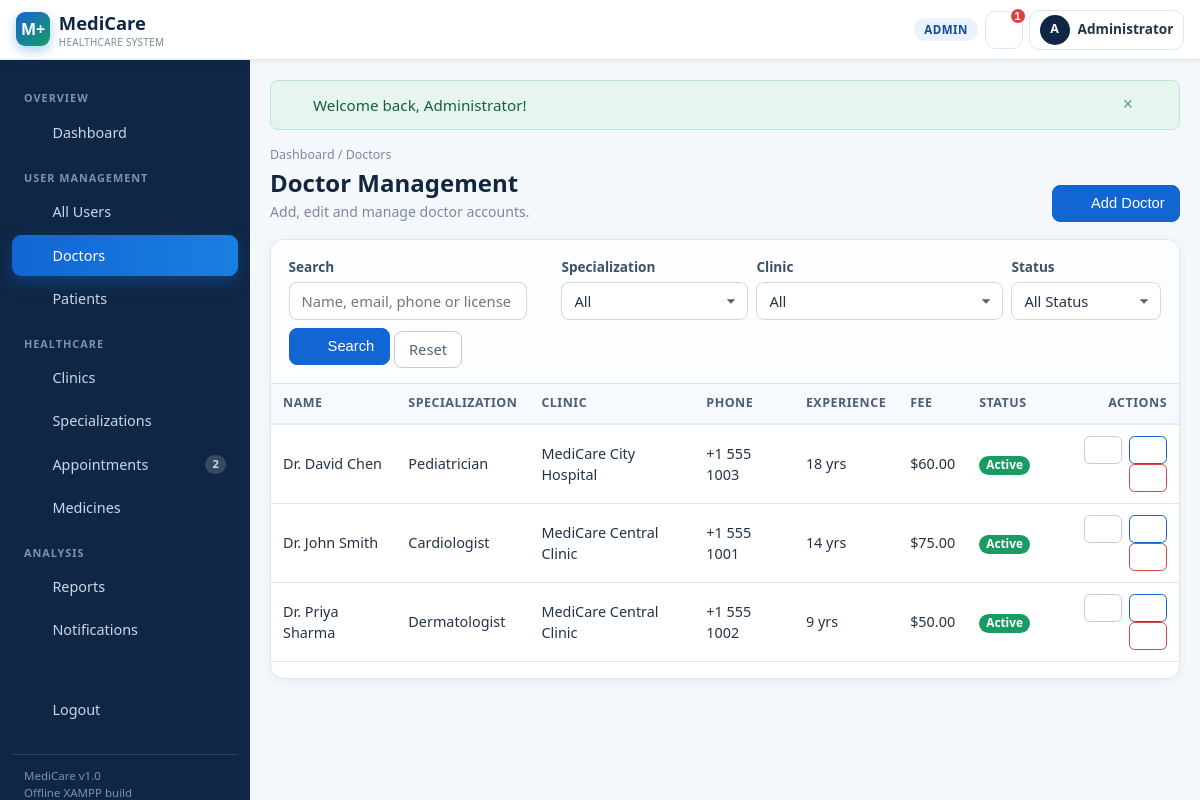
Page /admin/doctors.php (signed in) on the committed database.
### tables this page shows
CREATE TABLE `doctors` (
    `id`                INT UNSIGNED NOT NULL AUTO_INCREMENT,
    `user_id`           INT UNSIGNED NOT NULL,
    `clinic_id`         INT UNSIGNED DEFAULT NULL,
    `specialization_id` INT UNSIGNED DEFAULT NULL,
    `first_name`        VARCHAR(60) NOT NULL,
    `last_name`         VARCHAR(60) NOT NULL,
    `gender`            ENUM('Male','Female','Other') NOT NULL DEFAULT 'Male',
    `date_of_birth`     DATE DEFAULT NULL,
    `phone`             VARCHAR(20) NOT NULL,
    `qualification`     VARCHAR(120) DEFAULT NULL,
    `license_number`    VARCHAR(50)  NOT NULL,
    `experience_years`  TINYINT UNSIGNED NOT NULL DEFAULT 0,
    `consultation_fee`  DECIMAL(10,2) NOT NULL DEFAULT 0.00,
    `address`           VARCHAR(200) DEFAULT NULL,
    `bio`               TEXT DEFAULT NULL,
    `status`            ENUM('active','inactive') NOT NULL DEFAULT 'active',
    `created_at`        DATETIME NOT NULL DEFAULT CURRENT_TIMESTAMP,
    PRIMARY KEY (`id`),
    UNIQUE KEY `uq_doctor_user`    (`user_id`),
    UNIQUE KEY `uq_doctor_license` (`license_number`),
    KEY `idx_doctor_clinic` (`clinic_id`),
    KEY `idx_doctor_spec`   (`specialization_id`),
    KEY `idx_doctor_status` (`status`),
    CONSTRAINT `fk_doctors_user`
        FOREIGN KEY (`user_id`) REFERENCES `users` (`id`)
        ON DELETE CASCADE ON UPDATE CASCADE,
    CONSTRAINT `fk_doctors_clinic`
        FOREIGN KEY (`clinic_id`) REFERENCES `clinics` (`id`)
        ON DELETE SET NULL ON UPDATE CASCADE,
    CONSTRAINT `fk_doctors_spec`
        FOREIGN KEY (`specialization_id`) REFERENCES `specializations` (`id`)
        ON DELETE SET NULL ON UPDATE CASCADE
);

CREATE TABLE `specializations` (
    `id`                  INT UNSIGNED NOT NULL AUTO_INCREMENT,
    `specialization_name` VARCHAR(80) NOT NULL,
    `description`         VARCHAR(200) DEFAULT NULL,
    PRIMARY KEY (`id`),
    UNIQUE KEY `uq_spec_name` (`specialization_name`)
);

CREATE TABLE `clinics` (
    `id`           INT UNSIGNED NOT NULL AUTO_INCREMENT,
    `clinic_name`  VARCHAR(120) NOT NULL,
    `address`      VARCHAR(200) NOT NULL,
    `city`         VARCHAR(60)  NOT NULL,
    `state`        VARCHAR(60)  DEFAULT NULL,
    `postal_code`  VARCHAR(15)  DEFAULT NULL,
    `phone`        VARCHAR(20)  DEFAULT NULL,
    `email`        VARCHAR(120) DEFAULT NULL,
    `opening_time` TIME NOT NULL DEFAULT '09:00:00',
    `closing_time` TIME NOT NULL DEFAULT '18:00:00',
    `status`       ENUM('active','inactive') NOT NULL DEFAULT 'active',
    `created_at`   DATETIME NOT NULL DEFAULT CURRENT_TIMESTAMP,
    PRIMARY KEY (`id`),
    UNIQUE KEY `uq_clinic_name` (`clinic_name`),
    KEY `idx_clinic_status` (`status`)
);

### config/database.php (called while the page is built, shortened)
<?php
function db()
{
    static $conn = null;
    if ($conn instanceof mysqli) {
        return $conn;
    }
    try {
        $conn = new mysqli(DB_HOST, DB_USER, DB_PASS, DB_NAME, DB_PORT);
        $conn->set_charset('utf8mb4');
        $offset = (new DateTime('now', new DateTimeZone(APP_TIMEZONE)))->format('P');
        if (preg_match('/^[+-]\d{2}:\d{2}$/', $offset)) {
            $conn->query("SET time_zone = '" . $offset . "'");
        }
    } catch (Throwable $e) {
        db_fail('Unable to connect to the database.', $e);
    }
    return $conn;
}
function db_stmt($sql, array $params = [])
{
    $conn = db();
    try {
        $stmt = $conn->prepare($sql);
        if (!empty($params)) {
            $types = '';
            foreach ($params as $p) {
                if (is_int($p))          { $types .= 'i'; }
                elseif (is_float($p))    { $types .= 'd'; }
                else                     { $types .= 's'; }
            }
            $stmt->bind_param($types, ...$params);
        }
        $stmt->execute();
        return $stmt;
    } catch (Throwable $e) {
        db_fail('The system could not complete that database operation.', $e);
    }
}
function db_all($sql, array $params = [])
{
    $stmt = db_stmt($sql, $params);
    $res  = $stmt->get_result();
    $rows = $res ? $res->fetch_all(MYSQLI_ASSOC) : [];
    return $rows;
}

### admin/doctors.php (the view, shortened to what this page needs)
<?php
$search      = get_param('q');
$specFilter  = get_int('specialization');
$clinicFilter = get_int('clinic');
$statusFilter = get_param('status');
$where  = [];
$params = [];
$whereSql = $where ? 'WHERE ' . implode(' AND ', $where) : '';
$baseFrom = "FROM doctors d
             JOIN users u ON u.id = d.user_id
             LEFT JOIN specializations s ON s.id = d.specialization_id
             LEFT JOIN clinics c ON c.id = d.clinic_id";
$total = (int) db_scalar("SELECT COUNT(*) $baseFrom $whereSql", $params);
$pg    = paginate($total);
$rows = db_all(
    "SELECT d.*, u.email, s.specialization_name, c.clinic_name
     $baseFrom
     $whereSql
     ORDER BY d.first_name, d.last_name
     LIMIT ? OFFSET ?",
    array_merge($params, [$pg['per_page'], $pg['offset']])
);
include __DIR__ . '/../includes/header.php';
?>
<div class="page-head">
    <div>
        <div class="breadcrumbs"><a href="<?= e(url('admin/dashboard.php')) ?>">Dashboard</a> / Doctors</div>
        <h1>Doctor Management</h1>
        <div class="sub">Add, edit and manage doctor accounts.</div>
    </div>
    <div class="d-flex gap-2">
        <button class="btn btn-primary" data-bs-toggle="modal" data-bs-target="#addDoctorModal"><?= icon('plus') ?> Add Doctor</button>
    </div>
</div>
<div class="table-card">
    <form class="filter-bar" method="get">
        <div class="grow">
            <label class="form-label">Search</label>
            <input type="text" class="form-control" name="q" value="<?= e($search) ?>" placeholder="Name, email, phone or license">
        </div>
        <div>
            <label class="form-label">Specialization</label>
            <select class="form-select auto-submit" name="specialization">
                <option value="">All</option>
            </select>
        </div>
        <div>
            <label class="form-label">Clinic</label>
            <select class="form-select auto-submit" name="clinic">
                <option value="">All</option>
            </select>
        </div>
        <div>
            <label class="form-label">Status</label>
            <select class="form-select auto-submit" name="status">
                <option value="">All Status</option>
            </select>
        </div>
        <div>
            <button class="btn btn-primary"><?= icon('search') ?> Search</button>
            <a class="btn btn-outline-secondary" href="<?= e(url('admin/doctors.php')) ?>">Reset</a>
        </div>
    </form>
    <div class="table-responsive">
        <table class="table table-hover align-middle">
            <thead>
                <tr><th>Name</th><th>Specialization</th><th>Clinic</th><th>Phone</th><th>Experience</th><th>Fee</th><th>Status</th><th class="text-end">Actions</th></tr>
            </thead>
            <tbody>
            <?php if (!$rows): ?>
                <tr><td colspan="8"><div class="empty"><?= icon('search') ?><div>No doctors found.</div></div></td></tr>
            <?php else: foreach ($rows as $d): ?>
                <tr>
                    <td><?= e(doctor_display_name($d)) ?></td>
                    <td><?= e($d['specialization_name'] ?? 'Unassigned') ?></td>
                    <td><?= e($d['clinic_name'] ?? '-') ?></td>
                    <td><?= e($d['phone']) ?></td>
                    <td><?= (int) $d['experience_years'] ?> yrs</td>
                    <td><?= e(money($d['consultation_fee'])) ?></td>
                    <td><?= status_badge($d['status']) ?></td>
                    <td class="text-end">
                        <a class="btn btn-sm btn-outline-secondary" href="<?= e(url('admin/doctor_view.php?id=' . (int) $d['id'])) ?>"><?= icon('eye') ?></a>
                        <button type="button" class="btn btn-sm btn-outline-primary"
                                data-bs-toggle="modal" data-bs-target="#editDoctorModal"
                                data-doctor-id="<?= (int) $d['id'] ?>"
                                data-first-name="<?= e($d['first_name']) ?>"
                                data-last-name="<?= e($d['last_name']) ?>"
                                data-email="<?= e($d['email']) ?>"
                                data-phone="<?= e($d['phone']) ?>"
                                data-gender="<?= e($d['gender']) ?>"
                                data-date-of-birth="<?= e($d['date_of_birth']) ?>"
                                data-specialization-id="<?= (int) $d['specialization_id'] ?>"
                                data-clinic-id="<?= (int) $d['clinic_id'] ?>"
                                data-qualification="<?= e($d['qualification']) ?>"
                                data-license-number="<?= e($d['license_number']) ?>"
                                data-experience-years="<?= (int) $d['experience_years'] ?>"
                                data-consultation-fee="<?= e($d['consultation_fee']) ?>"
                                data-address="<?= e($d['address']) ?>"
                                data-bio="<?= e($d['bio']) ?>"><?= icon('edit') ?></button>
                        <form method="post" class="d-inline" data-confirm="<?= $d['status'] === 'active' ? 'Deactivate' : 'Activate' ?> this doctor?">
                            <button type="submit" class="btn btn-sm btn-outline-<?= $d['status'] === 'active' ? 'danger' : 'success' ?>">
                                <?= $d['status'] === 'active' ? icon('close') : icon('check') ?>
                            </button>
                        </form>
                    </td>
                </tr>
            <?php endforeach; endif; ?>
            </tbody>
        </table>
    </div>
    <div class="px-3 pb-3"><?php render_pagination($pg, ['q' => $search, 'specialization' => $specFilter ?: '', 'clinic' => $clinicFilter ?: '', 'status' => $statusFilter]); ?></div>
</div>
<?php include __DIR__ . '/../includes/footer.php'; ?>

### includes/functions.php (shortened to what this page needs)
<?php
require_once __DIR__ . '/../config/database.php';
function e($value)
{
    return htmlspecialchars((string) $value, ENT_QUOTES | ENT_SUBSTITUTE, 'UTF-8');
}
function url($path = '')
{
    return BASE_URL . ltrim($path, '/');
}
function get_param($key, $default = '') { return isset($_GET[$key]) ? trim((string) $_GET[$key]) : $default; }
function render_flash()
{
    foreach ($_SESSION['flash'] as $f) {
        $icon = ($f['type'] === 'success') ? 'check-circle'
              : (($f['type'] === 'danger') ? 'alert-circle' : 'info');
        echo '<div class="alert alert-' . e($f['type']) . ' alert-dismissible fade show" role="alert">'
           . icon($icon) . ' <span>' . $f['message'] . '</span>'
           . '<button type="button" class="btn-close" data-bs-dismiss="alert" aria-label="Close"></button>'
           . '</div>';
    }
}
function money($amount)
{
    return APP_CURRENCY . number_format((float) $amount, 2);
}
function nice_label($value)
{
    return ucwords(str_replace('_', ' ', (string) $value));
}
function badge_class($status)
{
    switch (strtolower((string) $status)) {
        case 'active':
        case 'confirmed':
        case 'paid':
        case 'taken':
        case 'approved':   return 'success';
    }
}
function status_badge($status)
{
    return '<span class="badge bg-' . badge_class($status) . '">' . e(nice_label($status)) . '</span>';
}
function icon($name, $class = 'ic')
{
    $d = $paths[$name] ?? $paths['info'];
    return '<svg class="' . e($class) . '" viewBox="0 0 24 24" width="18" height="18" '
         . 'fill="currentColor" aria-hidden="true" focusable="false">' . $d . '</svg>';
}
function doctor_display_name(array $doctor)
{
    return 'Dr. ' . $doctor['first_name'] . ' ' . $doctor['last_name'];
}

### assets/css/style.css (style rules this page uses)
:root { --mc-primary:#1266d4; --mc-primary-dark:#0f4c9e; --mc-navy:#0f2745; --mc-accent:#1a9b62; --mc-bg:#f4f7fb; --mc-line:#dde5ef; --mc-muted:#7b8a9b; --mc-sidebar-w:250px; }
body { background:var(--mc-bg) }
.ic { width:18px;height:18px;flex:0 0 auto }
.sb-link .ic { opacity:.9 }
.page-head { display:flex;align-items:flex-end;justify-content:space-between;gap:1rem; flex-wrap:wrap;margin-bottom:1.1rem }
.page-head h1 { font-size:1.5rem;margin:0 }
.page-head .sub { color:var(--mc-muted);font-size:.88rem;margin-top:.2rem }
.breadcrumbs { font-size:.78rem;color:var(--mc-muted);margin-bottom:.15rem }
.breadcrumbs a { color:var(--mc-muted) }
.table-card { background:#fff;border:1px solid var(--mc-line);border-radius:.85rem; box-shadow:0 2px 10px rgba(16,42,67,.05);overflow:hidden;margin-bottom:1.25rem }
.table-card .table { margin:0 }
.filter-bar { display:flex;flex-wrap:wrap;gap:.5rem;align-items:flex-end; padding:.9rem 1.1rem;background:#fbfdff;border-bottom:1px solid var(--mc-line) }
.filter-bar .form-control,.filter-bar .form-select { min-width:150px;width:auto }
.filter-bar .grow { flex:1 1 220px }

### rows in the picture
doctors: doctor_display_name($d) "Dr. David Chen", specialization.specialization_name "Pediatrician", clinic.clinic_name "MediCare City Hospital", phone "+1 555 1003", experience_years "18", consultation_fee "$60.00", status "Active"
doctors: doctor_display_name($d) "Dr. John Smith", specialization.specialization_name "Cardiologist", clinic.clinic_name "MediCare Central Clinic", phone "+1 555 1001", experience_years "14", consultation_fee "$75.00", status "Active"
doctors: doctor_display_name($d) "Dr. Priya Sharma", specialization.specialization_name "Dermatologist", clinic.clinic_name "MediCare Central Clinic", phone "+1 555 1002", experience_years "9", consultation_fee "$50.00", status "Active"

### other values in the picture
APP_NAME "MediCare"
current_role() "ADMIN"
$unread "1"
substr(preg_replace('/^Dr\.\s*/', '', current_name()), 0, 1) "A"
current_name() "Administrator"
$label "Dashboard All Users Doctors Patients Clinics Specializations Appointments Medicines Reports Notifications Logout"
$badge "2"
$f['message'] "Welcome back, Administrator!"
